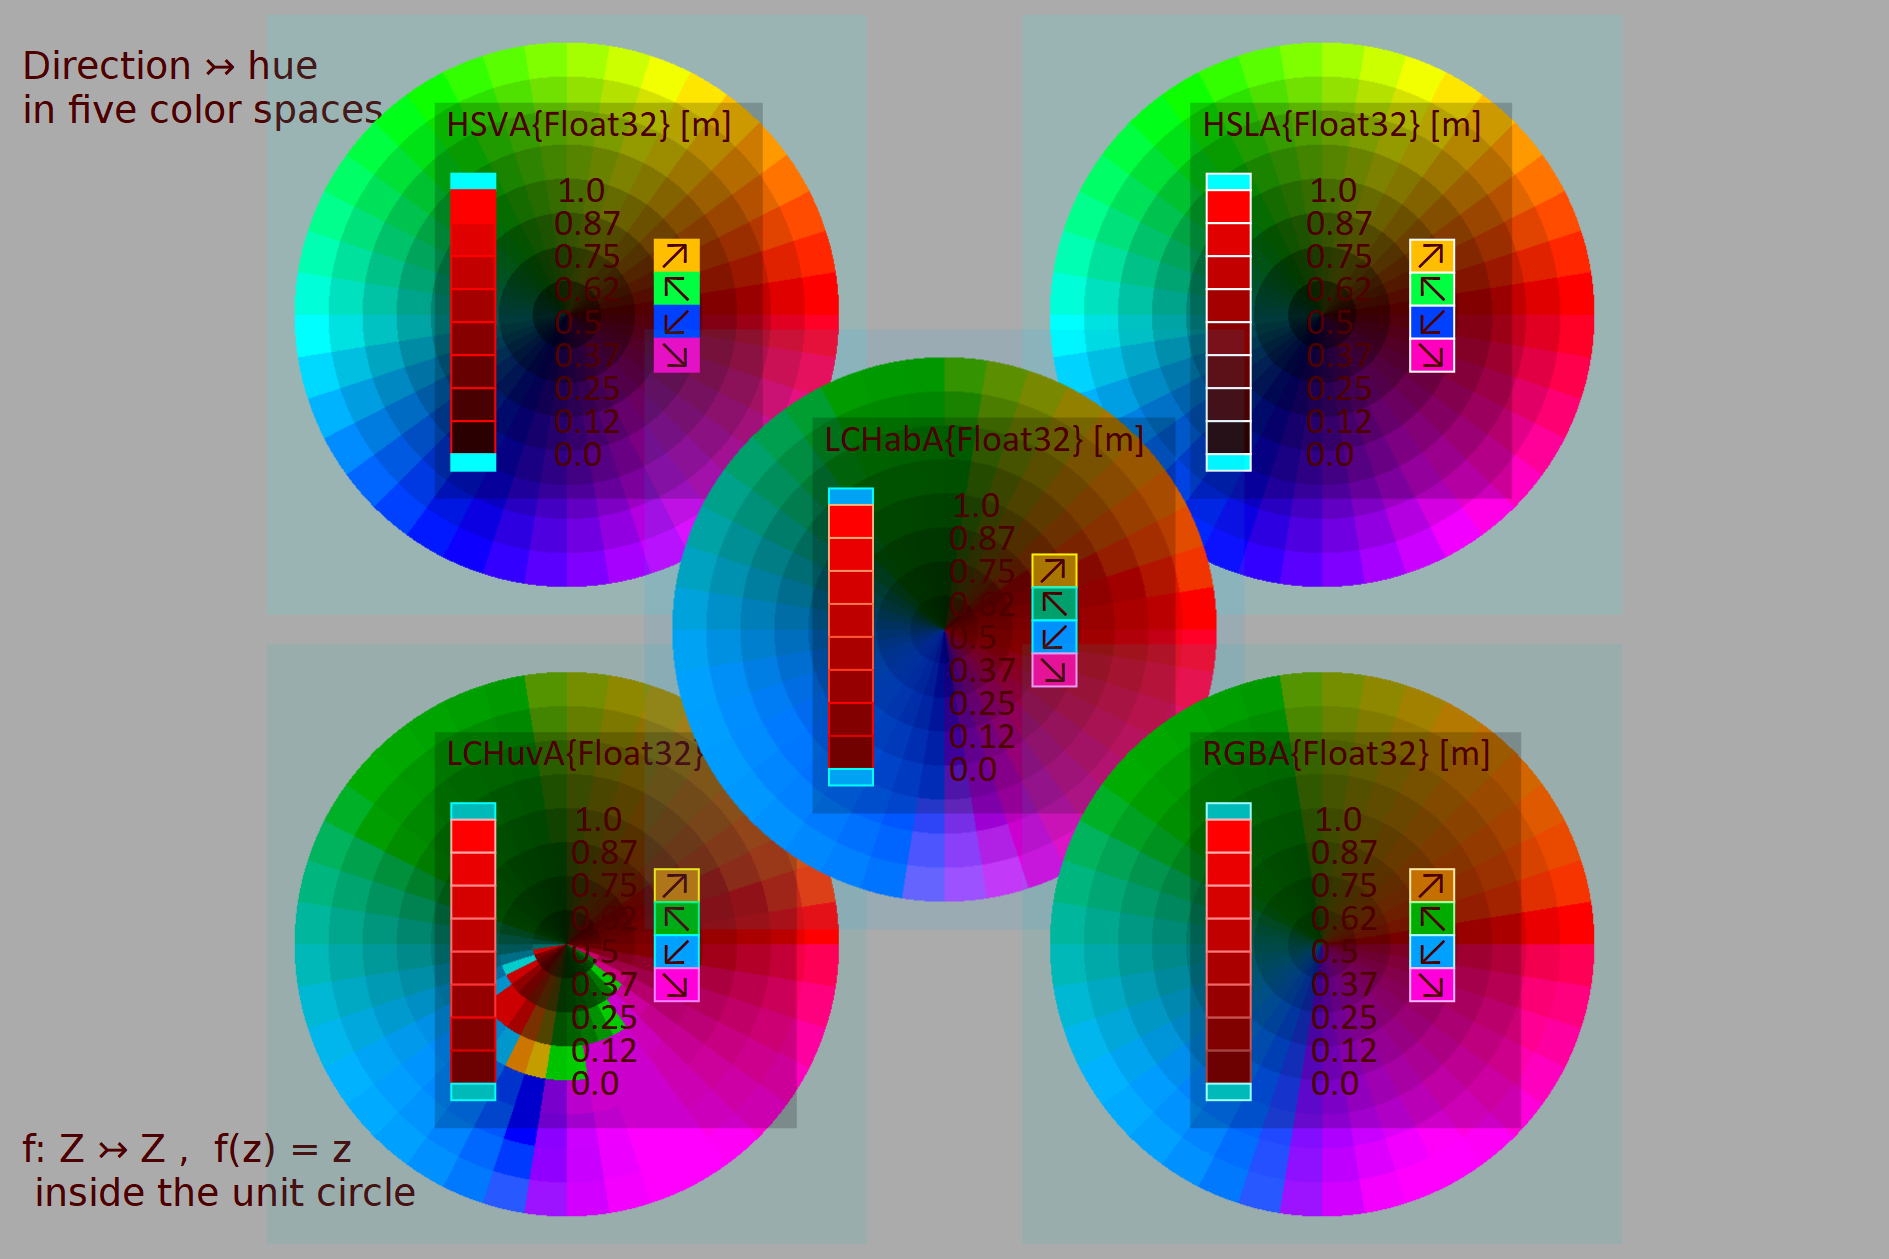

Write Julia code to recreate this figure.
import MechanicalSketch
import MechanicalSketch: color_with_luminance, empty_figure, background, sethue, O, W, H, EM, FS, finish, Point,
       PALETTE, color_from_palette, setopacity
import MechanicalSketch: SCALEDIST,  dimension_aligned, settext, arrow, placeimage, readpng, setfont, gsave, grestore
import MechanicalSketch: ComplexQuantity, generate_complex_potential_vortex, @import_expand, string_polar_form
import MechanicalSketch: quantities_at_pixels, draw_color_map, draw_complex_legend, norm, setscale_dist, lenient_min_max

if !@isdefined m²
    @import_expand m # Will error if m² already is in the namespace
    @import_expand s
end

let
BACKCOLOR = color_with_luminance(PALETTE[8], 0.8)
function restart()
    empty_figure(joinpath(@__DIR__, "test_22.png"))
    background(BACKCOLOR)
    sethue(PALETTE[5])
end
restart()



"A complex domain function defined in the unit circle"
 foo(z)= norm(z) <= 1.0m ? z : NaN*m

physwidth = 2.2m
height_relative_width = 1 / 1
physheight = physwidth * height_relative_width
setscale_dist(1.1physwidth / H)
A = quantities_at_pixels(foo,
    physwidth = physwidth,
    height_relative_width = height_relative_width);
upleftpoint, lowrightpoint = draw_color_map(O, A)


setfont("DejaVu Sans", FS)
str = "f: Z ↣ Z ,  f(z) = z \r inside the unit circle"
settext(str, O + (-W/2 + 2EM, 0.5H - 3EM), markup = true)
setfont("Calibri", FS)

legendpos = lowrightpoint + (0.0m, physheight)

mi, ma = lenient_min_max(A)
mea = (mi + ma) / 2

legendvalues = reverse(sort([ma, mi, mea]))

draw_complex_legend(legendpos, mi, ma, legendvalues)

finish()
setscale_dist(20m / H)
end # let